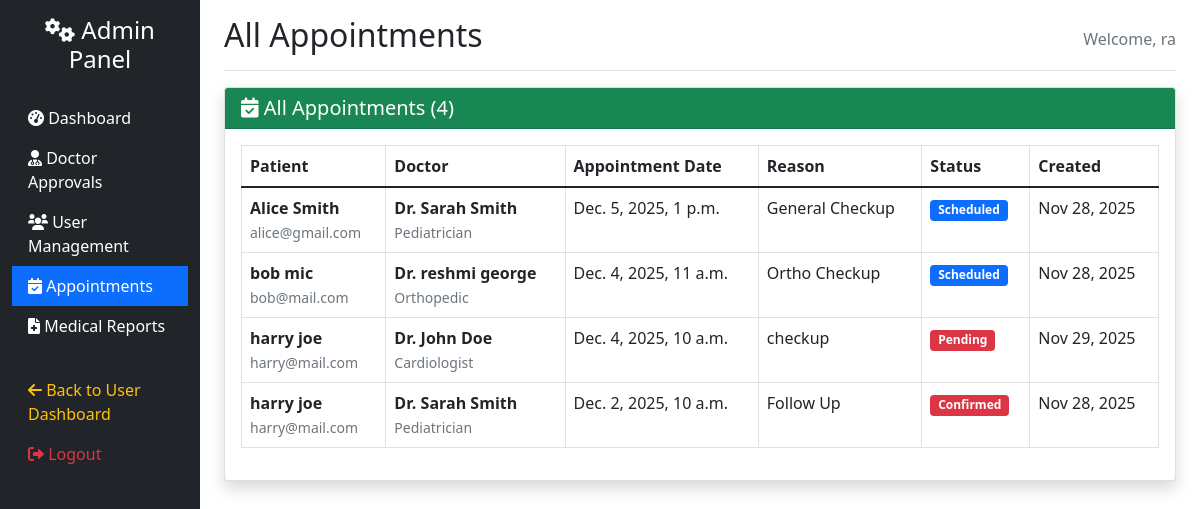
Page /users/admin/appointments/ (signed in) on the committed database.
### apps/appointments/models.py (models this page shows, shortened)
class Appointment(models.Model):
    STATUS_CHOICES = (
        ('pending', 'Pending Confirmation'),
        ('confirmed', 'Confirmed'),
        ('scheduled', 'Scheduled'),  # For backward compatibility
        ('completed', 'Completed'),
        ('cancelled', 'Cancelled'),
    )
    patient = models.ForeignKey(User, on_delete=models.CASCADE, related_name='patient_appointments')
    doctor = models.ForeignKey(User, on_delete=models.CASCADE, related_name='doctor_appointments')
    appointment_date = models.DateTimeField()
    status = models.CharField(max_length=10, choices=STATUS_CHOICES, default='pending')
    reason = models.TextField()
    created_at = models.DateTimeField(auto_now_add=True)
    updated_at = models.DateTimeField(auto_now=True)
    class Meta:
        app_label = 'appointments'
        ordering = ['-appointment_date']

### apps/users/models.py (models this page shows, shortened)
class Profile(models.Model):
    USER_TYPES = (
        ('patient', 'Patient'),
        ('doctor', 'Doctor'),
    )
    SPECIALIZATION_CHOICES = (
        ('cardiologist', 'Cardiologist'),
        ('pediatrician', 'Pediatrician'),
        ('general', 'General Physician'),
        ('orthopedic', 'Orthopedic'),
        ('neurologist', 'Neurologist'),
        ('dermatologist', 'Dermatologist'),
        ('psychiatrist', 'Psychiatrist'),
        ('dentist', 'Dentist'),
    )
    STATUS_CHOICES = (
        ('pending', 'Pending Approval'),
        ('approved', 'Approved'),
        ('rejected', 'Rejected'),
    )
    user = models.OneToOneField('auth.User', on_delete=models.CASCADE)
    user_type = models.CharField(max_length=10, choices=USER_TYPES)
    phone = models.CharField(max_length=15, blank=True)
    address = models.TextField(blank=True)
    specialization = models.CharField(max_length=50, choices=SPECIALIZATION_CHOICES, blank=True, null=True)
    license_number = models.CharField(max_length=100, blank=True, null=True)
    experience = models.IntegerField(blank=True, null=True, help_text="Years of experience")
    hospital_name = models.CharField(max_length=200, blank=True, null=True)
    status = models.CharField(max_length=10, choices=STATUS_CHOICES, default='pending')
    bio = models.TextField(blank=True)
    class Meta:
        app_label = 'users'

### apps/users/views.py (the view)
# urls.py: path('admin/appointments/', views.admin_appointments, name='admin_appointments'),
@staff_member_required
def admin_appointments(request):
    from apps.appointments.models import Appointment
    appointments = Appointment.objects.all().select_related('patient', 'doctor').order_by('-appointment_date')
    context = {
        'appointments': appointments,
    }
    return render(request, 'admin/appointments.html', context)

### healthcare/admin_context.py (called while the page is built)
def admin_context(request):
    if request.user.is_authenticated and request.user.is_staff:
        pending_count = Profile.objects.filter(user_type='doctor', status='pending').count()
        return {'pending_count': pending_count}
    return {}

### templates/admin/appointments.html
{% extends 'admin/base.html' %}
{% block admin_title %}All Appointments{% endblock %}
{% block admin_content %}
<div class="card shadow">
    <div class="card-header bg-success text-white">
        <h5 class="m-0 font-weight-bold">
            <i class="fas fa-calendar-check"></i> All Appointments ({{ appointments.count }})
        </h5>
    </div>
    <div class="card-body">
        {% if appointments %}
            <div class="table-responsive">
                <table class="table table-bordered table-hover">
                    <thead>
                        <tr>
                            <th>Patient</th>
                            <th>Doctor</th>
                            <th>Appointment Date</th>
                            <th>Reason</th>
                            <th>Status</th>
                            <th>Created</th>
                        </tr>
                    </thead>
                    <tbody>
                        {% for appointment in appointments %}
                        <tr>
                            <td>
                                <strong>{{ appointment.patient.get_full_name }}</strong><br>
                                <small class="text-muted">{{ appointment.patient.email }}</small>
                            </td>
                            <td>
                                <strong>Dr. {{ appointment.doctor.get_full_name }}</strong><br>
                                <small class="text-muted">{{ appointment.doctor.profile.get_specialization_display }}</small>
                            </td>
                            <td>{{ appointment.appointment_date }}</td>
                            <td>{{ appointment.reason|truncatewords:10 }}</td>
                            <td>
                                <span class="badge
                                    {% if appointment.status == 'scheduled' %}bg-primary
                                    {% elif appointment.status == 'completed' %}bg-success
                                    {% else %}bg-danger{% endif %}">
                                    {{ appointment.status|title }}
                                </span>
                            </td>
                            <td>{{ appointment.created_at|date:"M d, Y" }}</td>
                        </tr>
                        {% endfor %}
                    </tbody>
                </table>
            </div>
        {% else %}
            <div class="alert alert-info">
                <i class="fas fa-info-circle"></i> No appointments found in the system.
            </div>
        {% endif %}
    </div>
</div>
{% endblock %}

### templates/admin/base.html (shortened to what this page needs)
<!DOCTYPE html>
<html lang="en">
<head>
    <link href="https://cdn.jsdelivr.net/npm/bootstrap@5.1.3/dist/css/bootstrap.min.css" rel="stylesheet">
    <link rel="stylesheet" href="https://cdnjs.cloudflare.com/ajax/libs/font-awesome/6.0.0/css/all.min.css">
</head>
<body>
    <div class="container-fluid">
        <div class="row">
            <nav class="col-md-3 col-lg-2 d-md-block sidebar collapse bg-dark">
                <div class="position-sticky pt-3">
                    <h4 class="text-white text-center mb-4">
                        <i class="fas fa-cogs"></i> Admin Panel
                    </h4>
                    <ul class="nav flex-column">
                        <li class="nav-item">
                            <a class="nav-link {% if request.resolver_match.url_name == 'admin_dashboard' %}active{% endif %}"
                               href="{% url 'admin_dashboard' %}">
                                <i class="fas fa-tachometer-alt"></i> Dashboard
                            </a>
                        </li>
                        <li class="nav-item">
                            <a class="nav-link {% if request.resolver_match.url_name == 'admin_doctor_approvals' %}active{% endif %}"
                               href="{% url 'admin_doctor_approvals' %}">
                                <i class="fas fa-user-md"></i> Doctor Approvals
                            </a>
                        </li>
                        <li class="nav-item">
                            <a class="nav-link {% if request.resolver_match.url_name == 'admin_user_management' %}active{% endif %}"
                               href="{% url 'admin_user_management' %}">
                                <i class="fas fa-users"></i> User Management
                            </a>
                        </li>
                        <li class="nav-item">
                            <a class="nav-link {% if request.resolver_match.url_name == 'admin_appointments' %}active{% endif %}"
                               href="{% url 'admin_appointments' %}">
                                <i class="fas fa-calendar-check"></i> Appointments
                            </a>
                        </li>
                        <li class="nav-item">
                            <a class="nav-link {% if request.resolver_match.url_name == 'admin_reports' %}active{% endif %}"
                               href="{% url 'admin_reports' %}">
                                <i class="fas fa-file-medical"></i> Medical Reports
                            </a>
                        </li>
                        <li class="nav-item mt-4">
                            <a class="nav-link text-warning" href="{% url 'dashboard' %}">
                                <i class="fas fa-arrow-left"></i> Back to User Dashboard
                            </a>
                        </li>
                        <li class="nav-item">
                            <form method="post" action="{% url 'logout' %}">
                                <button type="submit" class="nav-link text-danger btn btn-link" style="border: none; background: none; cursor: pointer; text-align: left; width: 100%;">
                                    <i class="fas fa-sign-out-alt"></i> Logout
                                </button>
                            </form>
                        </li>
                    </ul>
                </div>
            </nav>
            <main class="col-md-9 ms-sm-auto col-lg-10 px-md-4">
                <div class="d-flex justify-content-between flex-wrap flex-md-nowrap align-items-center pt-3 pb-2 mb-3 border-bottom">
                    <h1 class="h2">{% block admin_title %}Admin Dashboard{% endblock %}</h1>
                    <div class="btn-toolbar mb-2 mb-md-0">
                        <span class="text-muted">Welcome, {{ user.get_full_name|default:user.username }}</span>
                    </div>
                </div>
                {% block admin_content %}
                {% endblock %}
            </main>
        </div>
    </div>
</body>
</html>

### templates/admin/base.html (style rules this page uses)
.sidebar { min-height: 100vh; background-color: #343a40; }
.sidebar .nav-link { color: #fff; }
.sidebar .nav-link.active { background-color: #0d6efd; }

### rows in the picture
Appointment: patient.get_full_name "Alice Smith", patient.email "alice@gmail.com", doctor.get_full_name "Sarah Smith", doctor.profile.specialization "Pediatrician", appointment_date "Dec. 5, 2025, 1 p.m.", reason "General Checkup", status "Scheduled", created_at "Nov 28, 2025"
Appointment: patient.get_full_name "bob mic", patient.email "bob@mail.com", doctor.get_full_name "reshmi george", doctor.profile.specialization "Orthopedic", appointment_date "Dec. 4, 2025, 11 a.m.", reason "Ortho Checkup", status "Scheduled", created_at "Nov 28, 2025"
Appointment: patient.get_full_name "harry joe", patient.email "harry@mail.com", doctor.get_full_name "John Doe", doctor.profile.specialization "Cardiologist", appointment_date "Dec. 4, 2025, 10 a.m.", reason "checkup", status "Pending", created_at "Nov 29, 2025"
Appointment: patient.get_full_name "harry joe", patient.email "harry@mail.com", doctor.get_full_name "Sarah Smith", doctor.profile.specialization "Pediatrician", appointment_date "Dec. 2, 2025, 10 a.m.", reason "Follow Up", status "Confirmed", created_at "Nov 28, 2025"

### other values in the picture
{{ user.get_full_name|default:user.username }} "ra"
{{ appointments.count }} "4"
